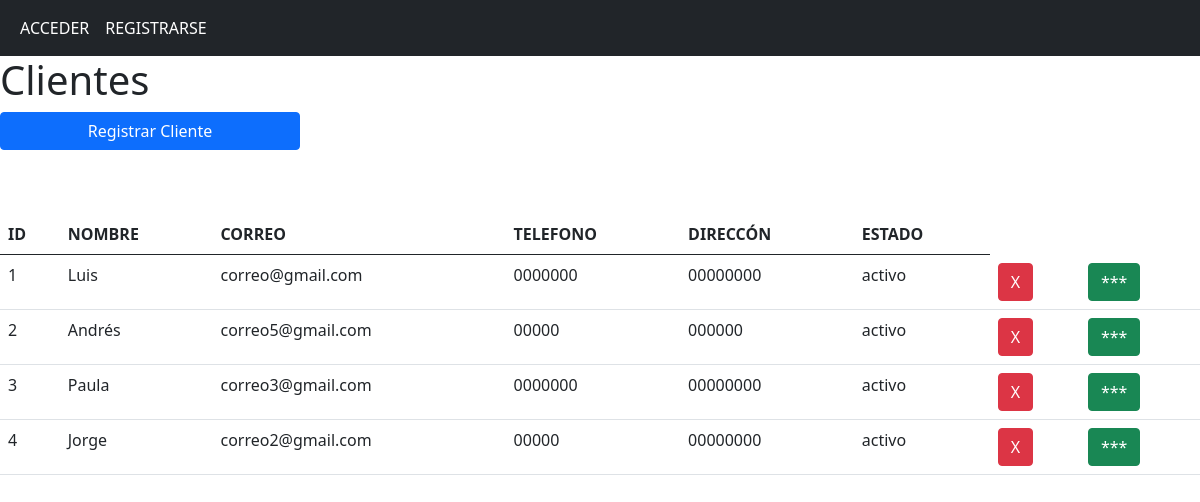
Before: /clientes with the older database file.
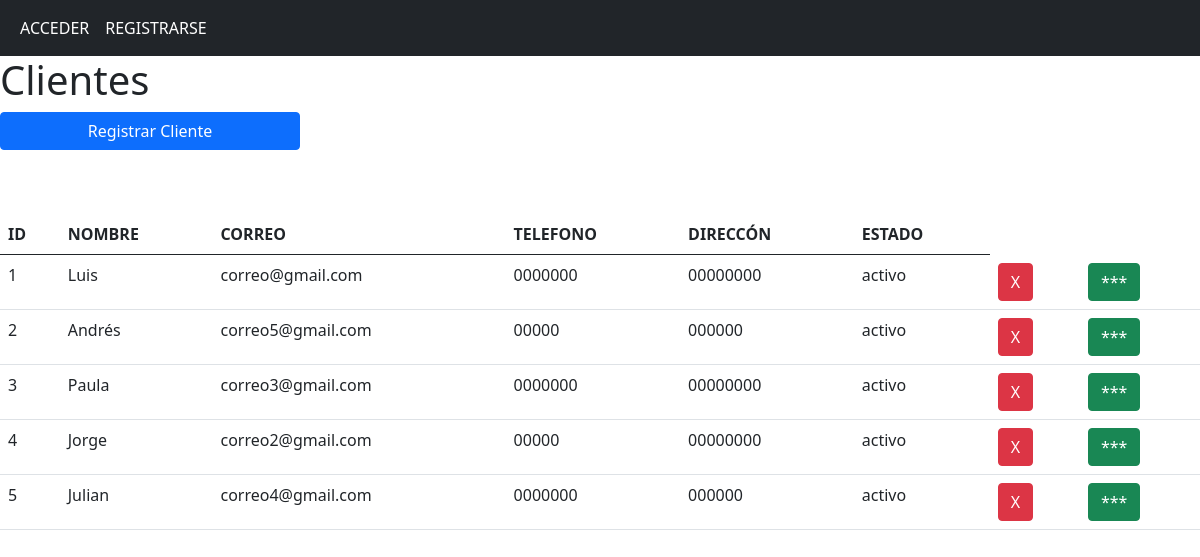
After: the same page with the newer database file.
### app/models/models.py (models this page shows, shortened)
class Cliente(db.Model):
    id = db.Column(db.Integer, primary_key = True)
    nombre = db.Column(db.String(150), nullable = False)
    direccion = db.Column(db.String(150), nullable = False)
    telefono = db.Column(db.String(15), nullable = False)
    correo = db.Column(db.String(150), nullable = False, unique = True)
    tipo_cliente = db.Column(db.String(20), nullable = False)
    estado = db.Column(db.String(25), nullable = False)

### app/controllers/nav.py (the view)
@nav.route('/clientes')
def clientes():
    clientes = Cliente.query.all()
    return render_template('clientes.html', clientes = clientes)

### app/templates/clientes.html (shortened to what this page needs)
{% extends "base.html" %}
{% block contenido %}
    <div class="row">
        <h1>Clientes</h1>
    </div>
    <button class=" btn btn-primary col-sm-3 mb-3" id="registrar">Registrar Cliente</button>
    <div class="row mt-5">
    <div class="col">
        <table class="table table-hover">
            <tr>
                <th>ID</th>
                <th>NOMBRE</th>
                <th>CORREO</th>
                <th>TELEFONO</th>
                <th>DIRECCÓN</th>
                <th>ESTADO</th>
            </tr>
            <tbody id="tbody">
                {% for cliente in clientes%}
                <tr>
                    <td>{{cliente.id}}</td>
                    <td>{{cliente.nombre}}</td>
                    <td>{{cliente.correo}}</td>
                    <td>{{cliente.telefono}}</td>
                    <td>{{cliente.direccion}}</td>
                    <td>{{cliente.estado}}</td>
                    <form action="{{url_for('cliente.eliminar_cliente')}}" method="post">
                        <td><button class="btn btn-danger" name="id" value="{{cliente.id}}" type="submit">X</button></td>
                        <td><button class="btn btn-success boton_info" name="info" value="{{cliente.id}}" type="button">***</button></td>
                    </form>
                </tr>
                {% endfor%}
            </tbody>
        </table>
    </div>
    </div>
{% endblock %}

### app/templates/base.html (shortened to what this page needs)
<!DOCTYPE html>
<html lang="en">
<head>
    <link href="https://cdn.jsdelivr.net/npm/bootstrap@5.0.2/dist/css/bootstrap.min.css" rel="stylesheet">
    <link rel="stylesheet" href="{{ url_for('static', filename='css/styles.css') }}">
</head>
<body>
    <nav class="navbar navbar-expand-sm bg-dark navbar-dark">
        <div class="container-fluid">
            <ul class="navbar-nav">
                {% if current_user.is_authenticated %}
                <li class="nav-item">
                    <a class="nav-link active" href="{{url_for('nav.clientes')}}"> CLIENTES</a>
                </li>
                <li class="nav-item">
                    <a class="nav-link active" href="{{url_for('nav.productos')}}">PRODUCTOS</a>
                </li>
                <li class="nav-item">
                    <a class="nav-link active" href="{{url_for('nav.compras')}}">VENTAS</a>
                </li>
                <li class="nav-item">
                    <a class="nav-link active" href="{{url_for('nav.facturas')}}">FACTURAS</a>
                </li>
                <li class="nav-item">
                    <a class="nav-link active" href="{{url_for('aut.logout')}}">CERRAR SESIÓN</a>
                </li>
                {%else %}
                <li class="nav-item">
                    <a class="nav-link active" href="{{url_for('aut.login')}}">ACCEDER</a>
                </li>
                <li class="nav-item">
                    <a class="nav-link active" href="{{url_for('aut.registro')}}">REGISTRARSE</a>
                </li>
                {% endif %}
            </ul>
        </div>
    </nav>
    {%block contenido%}{%endblock%}
</body>
</html>

Changed rows visible on the page:
added Cliente: id "5", nombre "Julian", correo "correo4@gmail.com", telefono "0000000", direccion "000000", estado "activo"
